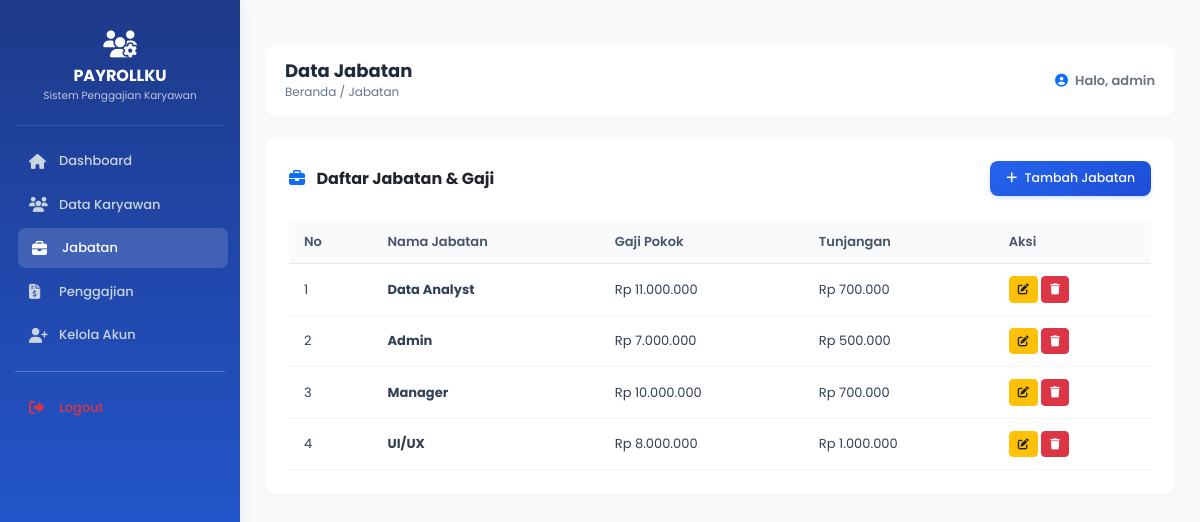
/admin/jabatan.php (signed in), run on the app's committed database.
### tables this page shows
CREATE TABLE `jabatan` (
  `id_jabatan` int(3) NOT NULL,
  `nama_jabatan` varchar(50) NOT NULL,
  `gaji_pokok` int(11) NOT NULL,
  `tunjangan` int(11) NOT NULL
);

### admin/jabatan.php (the view, shortened to what this page needs)
<?php
include "../koneksi.php";
?>
<!DOCTYPE html>
<html lang="id">
<head>
    <link rel="stylesheet" href="https://cdn.jsdelivr.net/npm/bootstrap@5.3.3/dist/css/bootstrap.min.css">
    <link rel="stylesheet" href="https://cdnjs.cloudflare.com/ajax/libs/font-awesome/6.4.0/css/all.min.css">
    <link rel="stylesheet" href="../assets/css/style.css">
</head>
<body>
    <div class="sidebar">
        <div class="sidebar-brand">
            <i class="fa-solid fa-users-gear fa-2x text-white mb-1"></i>
            <h5>PAYROLLKU</h5>
            <small>Sistem Penggajian Karyawan</small>
        </div>
        <a href="dashboard.php"><i class="fa-solid fa-house"></i> Dashboard</a>
        <a href="karyawan.php"><i class="fa-solid fa-users"></i> Data Karyawan</a>
        <a href="jabatan.php" class="active"><i class="fa-solid fa-briefcase"></i> Jabatan</a>
        <a href="penggajian.php"><i class="fa-solid fa-file-invoice-dollar"></i> Penggajian</a>
        <a href="tambah_akun.php"><i class="fa-solid fa-user-plus"></i> Kelola Akun</a>
        <hr class="text-light opacity-25 my-3">
        <a href="../logout.php" class="text-danger"><i class="fa-solid fa-right-from-bracket"></i> Logout</a>
    </div>
    <div class="main-content">
        <div class="card-header-top">
            <div>
                <h4>Data Jabatan</h4>
                <small>Beranda / Jabatan</small>
            </div>
            <div class="fw-semibold text-secondary" style="font-size: 13px;">
                <i class="fa-solid fa-circle-user me-1 text-primary"></i> Halo, <?php echo $_SESSION['username']; ?>
            </div>
        </div>
        <div class="card card-custom p-4">
            <div class="d-flex justify-content-between align-items-center mb-4">
                <h6 class="fw-bold text-dark m-0"><i class="fa-solid fa-briefcase text-primary me-2"></i> Daftar Jabatan & Gaji</h6>
                <a href="jabatan_tambah.php" class="btn btn-primary-gradient"><i class="fa-solid fa-plus me-1"></i> Tambah Jabatan</a>
            </div>
            <div class="table-responsive">
                <table class="table align-middle">
                    <thead>
                        <tr>
                            <th>No</th>
                            <th>Nama Jabatan</th>
                            <th>Gaji Pokok</th>
                            <th>Tunjangan</th>
                            <th>Aksi</th>
                        </tr>
                    </thead>
                    <tbody>
                        <?php
                        $no = 1;
                        $query = mysqli_query($konek, "SELECT * FROM jabatan");
                        if ($query && mysqli_num_rows($query) > 0) {
                            while ($row = mysqli_fetch_array($query)) {
                                $gaji_pokok = isset($row['gaji_pokok']) ? $row['gaji_pokok'] : 0;
                                $tunjangan = isset($row['tunjangan']) ? $row['tunjangan'] : 0;
                                echo '<tr>
                                    <td>'.$no++.'</td>
                                    <td class="fw-bold">'.$row['nama_jabatan'].'</td>
                                    <td>Rp '.number_format($gaji_pokok, 0, ',', '.').'</td>
                                    <td>Rp '.number_format($tunjangan, 0, ',', '.').'</td>
                                    <td>
                                        <a href="jabatan_edit.php?id='.$row['id_jabatan'].'" class="btn btn-warning btn-sm text-dark px-2 py-1" style="font-size: 11px;"><i class="fa-solid fa-pen-to-square"></i></a>
                                        <a href="jabatan_hapus.php?id='.$row['id_jabatan'].'" class="btn btn-danger btn-sm px-2 py-1" style="font-size: 11px;" onclick="return confirm(\'Yakin ingin menghapus?\')"><i class="fa-solid fa-trash"></i></a>
                                    </td>
                                </tr>';
                            }
                        } else {
                            echo '<tr><td colspan="5" class="text-center text-muted py-3">Belum ada data jabatan.</td></tr>';
                        }
                        ?>
                    </tbody>
                </table>
            </div>
        </div>
    </div>
</body>
</html>

### assets/CSS/style.css (style rules this page uses)
body { background-color: #f8fafc; font-family: 'Poppins', sans-serif; font-size: 13.5px; }
.sidebar { width: 240px; height: 100vh; position: fixed; background: linear-gradient(180deg, #1e3a8a 0%, #2563eb 100%); color: white; padding: 15px; top: 0; left: 0; z-index: 100; box-shadow: 4px 0 15px rgba(0,0,0,0.05); }
.sidebar-brand { text-align: center; padding: 15px 0 20px 0; border-bottom: 1px solid rgba(255,255,255,0.1); margin-bottom: 15px; }
.sidebar-brand h5 { font-size: 16px; font-weight: 700; margin: 5px 0 0 0; }
.sidebar-brand small { font-size: 10.5px; opacity: 0.7; }
.sidebar a { color: #cbd5e1; text-decoration: none; display: flex; align-items: center; padding: 10px 14px; border-radius: 8px; margin-bottom: 4px; font-weight: 500; font-size: 13px; transition: all 0.2s ease; }
.sidebar a i { font-size: 15px; width: 22px; margin-right: 8px; }
.sidebar a:hover, .sidebar a.active { background: rgba(255, 255, 255, 0.15); color: white; transform: translateX(3px); }
.main-content { margin-left: 240px; padding: 25px; }
.card-header-top { background: white; border-radius: 12px; padding: 15px 20px; box-shadow: 0 2px 6px rgba(0,0,0,0.02); margin-bottom: 20px; display: flex; justify-content: space-between; align-items: center; }
.card-header-top h4 { font-size: 18px; font-weight: 700; margin: 0; color: #1e293b; }
.card-header-top small { font-size: 12px; color: #64748b; }
.card-custom { border: none; border-radius: 12px; box-shadow: 0 2px 8px rgba(0,0,0,0.03); background: white; }
.table { font-size: 13px; margin-bottom: 0; }
.table th { font-weight: 600; background-color: #f8fafc; color: #475569; border-bottom: 1px solid #e2e8f0; padding: 12px 15px; }
.table td { padding: 12px 15px; vertical-align: middle; color: #334155; border-bottom: 1px solid #f1f5f9; }
.btn-primary-gradient { background: linear-gradient(135deg, #2563eb 0%, #1d4ed8 100%); border: none; color: white; font-weight: 500; font-size: 12.5px; padding: 8px 16px; border-radius: 8px; box-shadow: 0 2px 4px rgba(37, 99, 235, 0.2); }

### data on the page
jabatan: nama_jabatan "Data Analyst", gaji_pokok "11.000.000", tunjangan "700.000"
jabatan: nama_jabatan "Admin", gaji_pokok "7.000.000", tunjangan "500.000"
jabatan: nama_jabatan "Manager", gaji_pokok "10.000.000", tunjangan "700.000"
jabatan: nama_jabatan "UI/UX", gaji_pokok "8.000.000", tunjangan "1.000.000"

### other printed values
$_SESSION['username'] "admin"
